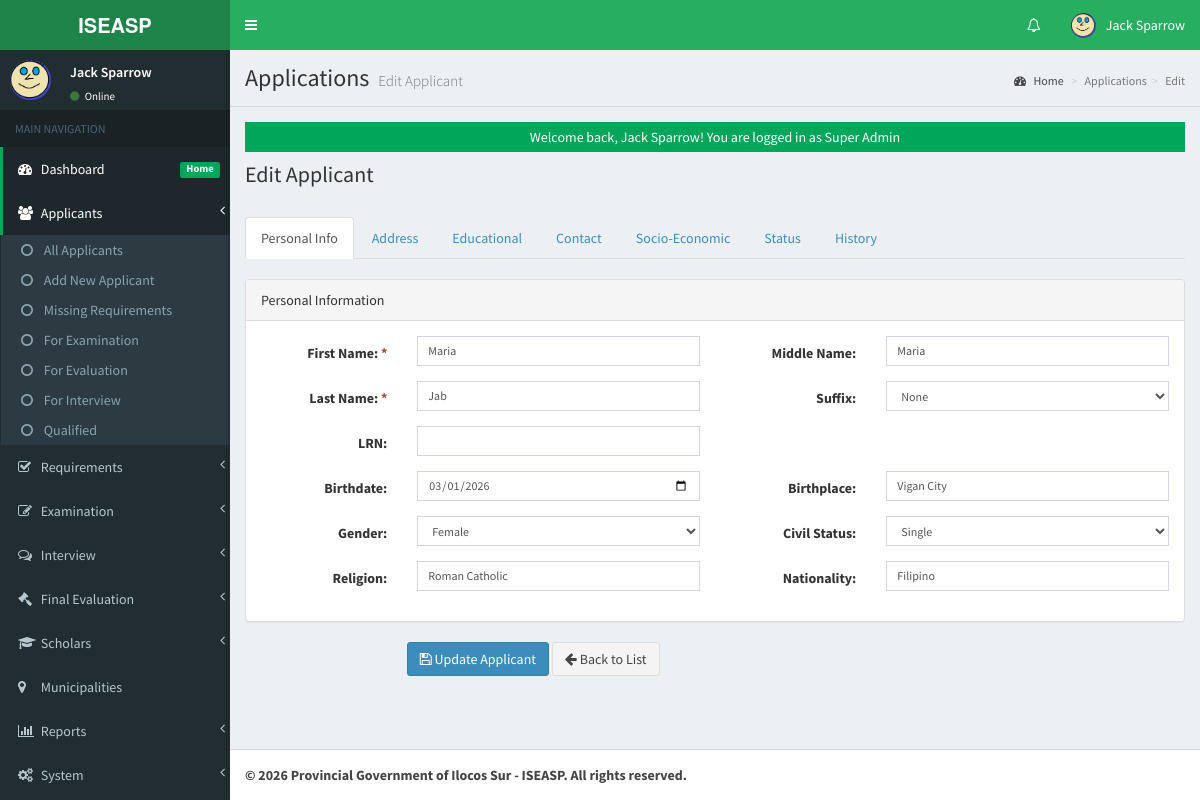
The page /admin/applications/index.php?view=edit&id=6 (signed in) on the database its author committed.
### tables this page shows
CREATE TABLE `tblusers` (
  `USERID` int(11) NOT NULL AUTO_INCREMENT,
  `FULLNAME` varchar(150) NOT NULL,
  `USERNAME` varchar(100) NOT NULL,
  `PASS` varchar(255) NOT NULL,
  `ROLE` enum('Super Admin','Admin','Evaluator','Staff') DEFAULT 'Admin',
  `PICLOCATION` varchar(255) DEFAULT NULL,
  `EMAIL` varchar(150) DEFAULT NULL,
  `DATECREATED` datetime DEFAULT current_timestamp(),
  `LAST_LOGIN` datetime DEFAULT NULL,
  `LAST_ACTIVITY` datetime DEFAULT NULL,
  `IP_ADDRESS` varchar(45) DEFAULT NULL,
  PRIMARY KEY (`USERID`),
  UNIQUE KEY `USERNAME` (`USERNAME`),
  KEY `idx_username` (`USERNAME`),
  KEY `idx_role` (`ROLE`)
);

CREATE TABLE `tbl_applicants` (
  `APPLICANTID` int(11) NOT NULL AUTO_INCREMENT,
  `FIRSTNAME` varchar(100) NOT NULL,
  `MIDDLENAME` varchar(100) DEFAULT NULL,
  `LASTNAME` varchar(100) NOT NULL,
  `SUFFIX` varchar(10) DEFAULT NULL,
  `LRN` varchar(12) DEFAULT NULL,
  `BIRTHDATE` date DEFAULT NULL,
  `BIRTHPLACE` varchar(200) DEFAULT NULL,
  `GENDER` enum('Male','Female','Other') DEFAULT NULL,
  `CIVIL_STATUS` enum('Single','Married','Widowed','Separated') DEFAULT 'Single',
  `RELIGION` varchar(100) DEFAULT NULL,
  `NATIONALITY` varchar(50) DEFAULT 'Filipino',
  `PERMANENT_ADDRESS` text DEFAULT NULL,
  `CURRENT_ADDRESS` text DEFAULT NULL,
  `DISTRICT` varchar(100) DEFAULT NULL,
  `MUNICIPALITY` varchar(100) DEFAULT NULL,
  `BARANGAY` varchar(100) DEFAULT NULL,
  `COURSE` varchar(150) NOT NULL,
  `SCHOOL` varchar(150) NOT NULL,
  `YEARLEVEL` varchar(50) NOT NULL,
  `GPA` decimal(5,2) DEFAULT NULL,
  `CONTACT` varchar(20) NOT NULL,
  `EMAIL` varchar(150) NOT NULL,
  `FACEBOOK_URL` varchar(255) DEFAULT NULL,
  `EMERGENCY_CONTACT_NAME` varchar(150) DEFAULT NULL,
  `EMERGENCY_CONTACT_NUMBER` varchar(20) DEFAULT NULL,
  `EMERGENCY_CONTACT_RELATION` varchar(50) DEFAULT NULL,
  `APPLICATION_TYPE` enum('New Applicant','Renewal') DEFAULT 'New Applicant',
  `SCHOOL_YEAR` varchar(20) DEFAULT NULL,
  `SEMESTER` enum('1st Semester','2nd Semester','Summer') DEFAULT '1st Semester',
  `IS_4PS_BENEFICIARY` enum('Yes','No') DEFAULT 'No',
  `IS_INDIGENOUS` enum('Yes','No') DEFAULT 'No',
  `FAMILY_ANNUAL_INCOME` decimal(10,2) DEFAULT NULL,
  `PARENT_OCCUPATION` varchar(100) DEFAULT NULL,
  `STATUS` enum('Pending','Approved','Rejected','For Interview','Qualified','Scholar','Graduated') DEFAULT 'Pending',
  `EXAM_STATUS` enum('Pending','Passed','Failed') DEFAULT 'Pending',
  `REQUIREMENT_STATUS` enum('Complete','Incomplete','Pending') DEFAULT 'Pending',
  `REQUIREMENT_DATE` datetime DEFAULT NULL,
  `EXAM_SLIP_NUMBER` varchar(50) DEFAULT NULL,
  `EXAM_SLIP_GENERATED` datetime DEFAULT NULL,
  `EXAM_DATE` date DEFAULT NULL,
  `EXAM_TIME` time DEFAULT NULL,
  `EXAM_VENUE` varchar(255) DEFAULT NULL,
  `EXAM_NOTES` text DEFAULT NULL,
  `CREATED_BY` int(11) NOT NULL,
  `DATECREATED` datetime DEFAULT current_timestamp(),
  `UPDATED_BY` int(11) DEFAULT NULL,
  `LAST_UPDATED` datetime DEFAULT NULL ON UPDATE current_timestamp(),
  PRIMARY KEY (`APPLICANTID`),
  KEY `CREATED_BY` (`CREATED_BY`),
  KEY `idx_lrn` (`LRN`),
  KEY `idx_status` (`STATUS`),
  KEY `idx_exam_status` (`EXAM_STATUS`),
  KEY `idx_requirement_status` (`REQUIREMENT_STATUS`),
  KEY `idx_school_year` (`SCHOOL_YEAR`),
  KEY `idx_municipality` (`MUNICIPALITY`),
  KEY `idx_district` (`DISTRICT`),
  KEY `idx_datecreated` (`DATECREATED`),
  KEY `idx_updated_by` (`UPDATED_BY`),
  CONSTRAINT `fk_applicant_creator` FOREIGN KEY (`CREATED_BY`) REFERENCES `tblusers` (`USERID`),
  CONSTRAINT `fk_applicant_updater` FOREIGN KEY (`UPDATED_BY`) REFERENCES `tblusers` (`USERID`) ON DELETE SET NULL
);

### admin/applications/edit.php (the view, shortened to what the rows shown need)
<?php
$id = isset($_GET['id']) ? intval($_GET['id']) : 0;
global $mydb;
$mydb->setQuery("SELECT * FROM tbl_applicants WHERE APPLICANTID = {$id}");
$mydb->executeQuery();
$app = $mydb->loadSingleResult();
?>
<div class="row">
    <div class="col-lg-12">
        <h1 class="page-header">Edit Applicant</h1>
    </div>
</div>
<ul class="nav nav-tabs">
    <li class="active"><a data-toggle="tab" href="#personal">Personal Info</a></li>
    <li><a data-toggle="tab" href="#address">Address</a></li>
    <li><a data-toggle="tab" href="#educational">Educational</a></li>
    <li><a data-toggle="tab" href="#contact">Contact</a></li>
    <li><a data-toggle="tab" href="#socio">Socio-Economic</a></li>
    <li><a data-toggle="tab" href="#status">Status</a></li>
    <li><a data-toggle="tab" href="#history">History</a></li>
</ul>
<form class="form-horizontal" action="controller.php?action=edit" method="POST">
    <div class="tab-content">
        <div id="personal" class="tab-pane fade in active">
            <div class="panel panel-default" style="margin-top: 20px;">
                <div class="panel-heading">Personal Information</div>
                <div class="panel-body">
                    <div class="form-group">
                        <label class="col-md-2 control-label">First Name: <span class="text-danger">*</span></label>
                        <div class="col-md-4">
                            <input class="form-control input-sm" name="FIRSTNAME" value="<?php echo htmlspecialchars($app->FIRSTNAME); ?>" required>
                        </div>
                        <label class="col-md-2 control-label">Middle Name:</label>
                        <div class="col-md-4">
                            <input class="form-control input-sm" name="MIDDLENAME" value="<?php echo htmlspecialchars($app->MIDDLENAME); ?>">
                        </div>
                    </div>
                    <div class="form-group">
                        <label class="col-md-2 control-label">Last Name: <span class="text-danger">*</span></label>
                        <div class="col-md-4">
                            <input class="form-control input-sm" name="LASTNAME" value="<?php echo htmlspecialchars($app->LASTNAME); ?>" required>
                        </div>
                        <label class="col-md-2 control-label">Suffix:</label>
                        <div class="col-md-4">
                            <select class="form-control input-sm" name="SUFFIX">
                                <option value="">None</option>
                            </select>
                        </div>
                    </div>
                    <div class="form-group">
                        <label class="col-md-2 control-label">LRN:</label>
                        <div class="col-md-4">
                            <input class="form-control input-sm" name="LRN" value="<?php echo htmlspecialchars($app->LRN); ?>" maxlength="12" pattern="[0-9]{0,12}">
                        </div>
                    </div>
                    <div class="form-group">
                        <label class="col-md-2 control-label">Birthdate:</label>
                        <div class="col-md-4">
                            <input type="date" class="form-control input-sm" name="BIRTHDATE" value="<?php echo $app->BIRTHDATE; ?>">
                        </div>
                        <label class="col-md-2 control-label">Birthplace:</label>
                        <div class="col-md-4">
                            <input class="form-control input-sm" name="BIRTHPLACE" value="<?php echo htmlspecialchars($app->BIRTHPLACE); ?>">
                        </div>
                    </div>
                    <div class="form-group">
                        <label class="col-md-2 control-label">Gender:</label>
                        <div class="col-md-4">
                            <select class="form-control input-sm" name="GENDER">
                                <option value="Female" <?php if($app->GENDER == 'Female') echo 'selected'; ?>>Female</option>
                            </select>
                        </div>
                        <label class="col-md-2 control-label">Civil Status:</label>
                        <div class="col-md-4">
                            <select class="form-control input-sm" name="CIVIL_STATUS">
                                <option value="Single" <?php if($app->CIVIL_STATUS == 'Single') echo 'selected'; ?>>Single</option>
                            </select>
                        </div>
                    </div>
                    <div class="form-group">
                        <label class="col-md-2 control-label">Religion:</label>
                        <div class="col-md-4">
                            <input class="form-control input-sm" name="RELIGION" value="<?php echo htmlspecialchars($app->RELIGION); ?>">
                        </div>
                        <label class="col-md-2 control-label">Nationality:</label>
                        <div class="col-md-4">
                            <input class="form-control input-sm" name="NATIONALITY" value="<?php echo htmlspecialchars($app->NATIONALITY ?? 'Filipino'); ?>">
                        </div>
                    </div>
                </div>
            </div>
        </div>
    </div>
    <div class="form-group" style="margin-top: 20px;">
        <div class="col-md-offset-2 col-md-10">
            <button class="btn btn-primary" name="save" type="submit">
                <span class="fa fa-save"></span> Update Applicant
            </button>
            <a href="index.php" class="btn btn-default">
                <span class="fa fa-arrow-left"></span> Back to List
            </a>
        </div>
    </div>
</form>

### admin/theme/templates.php (shortened to what the rows shown need)
<!DOCTYPE html>
<html>
<head>
    <link rel="stylesheet" href="<?php echo web_root;?>bootstrap/css/bootstrap.min.css">
    <link rel="stylesheet" href="<?php echo web_root;?>plugins/font-awesome/css/font-awesome.min.css">
    <link rel="stylesheet" href="<?php echo web_root;?>dist/css/AdminLTE.min.css">
    <link rel="stylesheet" href="<?php echo web_root;?>dist/css/skins/_all-skins.min.css">
    <link rel="stylesheet" href="<?php echo web_root;?>plugins/iCheck/flat/blue.css">
    <link rel="stylesheet" href="<?php echo web_root;?>plugins/datatables/dataTables.bootstrap.css">
    <link rel="stylesheet" href="<?php echo web_root;?>plugins/datepicker/datepicker3.css">
    <link rel="stylesheet" href="<?php echo web_root;?>plugins/daterangepicker/daterangepicker-bs3.css">
    <link rel="stylesheet" href="<?php echo web_root;?>plugins/bootstrap-wysihtml5/bootstrap3-wysihtml5.min.css">
</head>
<body class="hold-transition skin-green fixed sidebar-mini">
    <div class="wrapper">
        <header class="main-header">
            <nav class="navbar navbar-static-top" role="navigation">
                <div class="navbar-custom-menu">
                    <ul class="nav navbar-nav">
                        <?php
                        $user = New User();
                        $singleuser = $user->single_user($_SESSION['ADMIN_USERID']);
                        ?>
                        <li class="dropdown user user-menu">
                            <a href="#" class="dropdown-toggle" data-toggle="dropdown">
                                <img src="<?php echo web_root.'admin/user/photos/'. $singleuser->PICLOCATION;?>" class="user-image" alt="User Image">
                                <span class="hidden-xs"><?php echo $singleuser->FULLNAME; ?></span>
                            </a>
                        </li>
                    </ul>
                </div>
            </nav>
        </header>
        <aside class="main-sidebar">
            <section class="sidebar">
                <div class="user-panel">
                    <div class="pull-left image">
                        <img src="<?php echo web_root.'admin/user/photos/'. $singleuser->PICLOCATION;?>" class="img-circle" alt="User Image"  style="height: 40px;">
                    </div>
                    <div class="pull-left info">
                        <p><?php echo $singleuser->FULLNAME; ?></p>
                        <a href="#"><i class="fa fa-circle text-success"></i> Online</a>
                    </div>
                </div>
            </section>
        </aside>
        <div class="content-wrapper">
            <section class="content-header">
                <h1>
                    <?php echo isset($title) ? $title : 'Dashboard'; ?>
                    <small><?php echo isset($subtitle) ? $subtitle : 'Control Panel'; ?></small>
                </h1>
            </section>
            <section class="content">
                <?php
                if (isset($content) && file_exists($content)) {
                    require_once $content;
                } else {
                    echo '<div class="alert alert-danger">Content file not found!</div>';
                }
                ?>
            </section>
        </div>
    </div>
</body>
</html>

### rows shown on the page
tblusers: PICLOCATION (picture), FULLNAME "Jack Sparrow"
tbl_applicants: FIRSTNAME "Maria", MIDDLENAME "Maria", LASTNAME "Jab", BIRTHDATE "03/01/2026", BIRTHPLACE "Vigan City", GENDER "Female", CIVIL_STATUS "Single", RELIGION "Roman Catholic", NATIONALITY "Filipino"

### other values the page prints
$title "Applications"
$subtitle "Edit Applicant"
str_replace('_', ' ', $_GET['view']) "Edit"
$_SESSION['message'] "Welcome back, Jack Sparrow! You are logged in as Super Admin"
